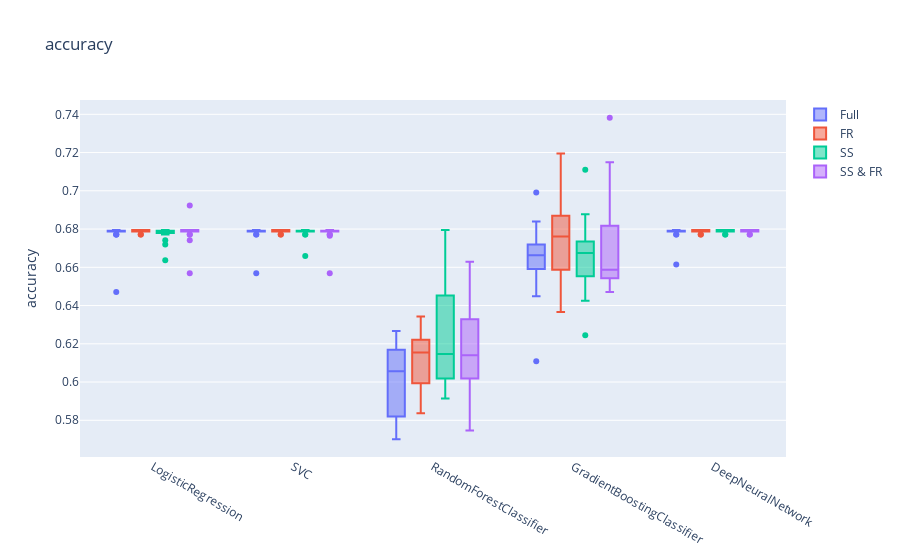
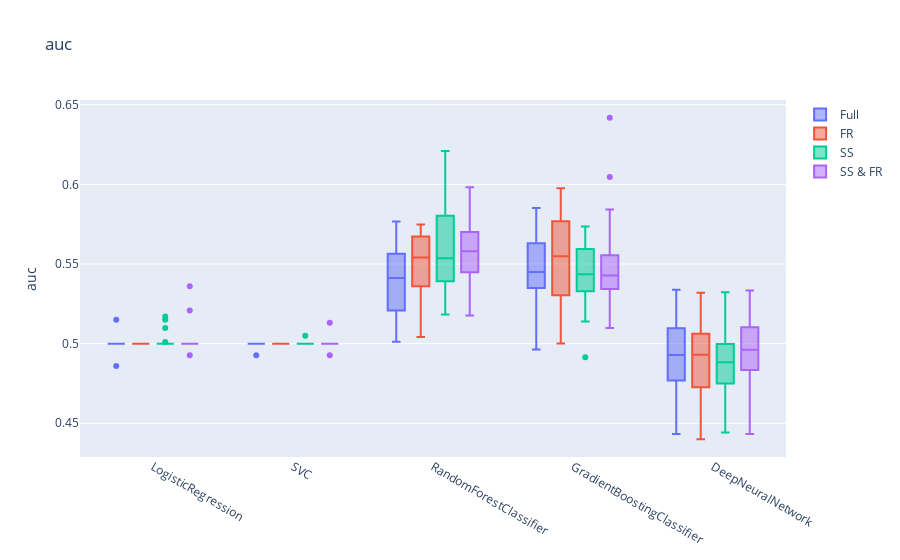
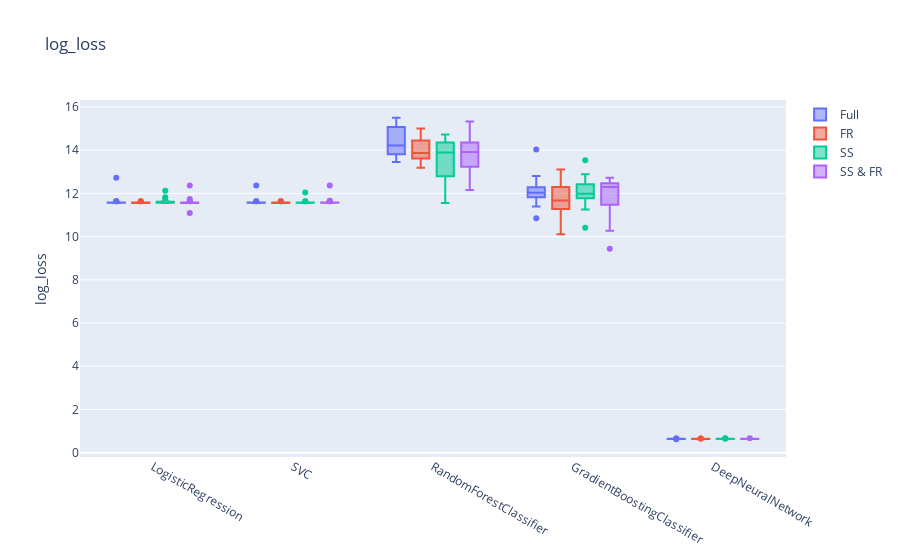

Here is the notebook cell these charts were saved with, in order:
### Code cell
make_plots('accuracy')
make_plots('auc')
make_plots('log_loss')

### Figure 1 — Plotly figure (JSON) as saved in the notebook; plotly's stock layout.template omitted (floating-point values rounded to 4 significant figures)
{"data": [{"name": "Full", "type": "box", "x": ["LogisticRegression", "LogisticRegression", "LogisticRegression", "LogisticRegression", "LogisticRegression", "LogisticRegression", "LogisticRegression", "LogisticRegression", "LogisticRegression", "LogisticRegression", "LogisticRegression", "LogisticRegression", "LogisticRegression", "LogisticRegression", "LogisticRegression", "LogisticRegression", "LogisticRegression", "LogisticRegression", "LogisticRegression", "LogisticRegression", "SVC", "SVC", "SVC", "SVC", "SVC", "SVC", "SVC", "SVC", "SVC", "SVC", "SVC", "SVC", "SVC", "SVC", "SVC", "SVC", "SVC", "SVC", "SVC", "SVC", "RandomForestClassifier", "RandomForestClassifier", "RandomForestClassifier", "RandomForestClassifier", "RandomForestClassifier", "RandomForestClassifier", "RandomForestClassifier", "RandomForestClassifier", "RandomForestClassifier", "RandomForestClassifier", "RandomForestClassifier", "RandomForestClassifier", "RandomForestClassifier", "RandomForestClassifier", "RandomForestClassifier", "RandomForestClassifier", "RandomForestClassifier", "RandomForestClassifier", "RandomForestClassifier", "RandomForestClassifier", "GradientBoostingClassifier", "GradientBoostingClassifier", "GradientBoostingClassifier", "GradientBoostingClassifier", "GradientBoostingClassifier", "GradientBoostingClassifier", "GradientBoostingClassifier", "GradientBoostingClassifier", "GradientBoostingClassifier", "GradientBoostingClassifier", "GradientBoostingClassifier", "GradientBoostingClassifier", "GradientBoostingClassifier", "GradientBoostingClassifier", "GradientBoostingClassifier", "GradientBoostingClassifier", "GradientBoostingClassifier", "GradientBoostingClassifier", "GradientBoostingClassifier", "GradientBoostingClassifier", "DeepNeuralNetwork", "DeepNeuralNetwork", "DeepNeuralNetwork", "DeepNeuralNetwork", "DeepNeuralNetwork", "DeepNeuralNetwork", "DeepNeuralNetwork", "DeepNeuralNetwork", "DeepNeuralNetwork", "DeepNeuralNetwork", "DeepNeuralNetwork", "DeepNeuralNetwork", "DeepNeuralNetwork", "DeepNeuralNetwork", "DeepNeuralNetwork", "DeepNeuralNetwork", "DeepNeuralNetwork", "DeepNeuralNetwork", "DeepNeuralNetwork", "DeepNeuralNetwork"], "y": [0.6772, 0.6795, 0.6795, 0.6795, 0.6787, 0.6787, 0.6787, 0.6787, 0.6787, 0.6787, 0.6772, 0.6795, 0.6772, 0.6795, 0.6787, 0.6787, 0.6787, 0.6471, 0.6787, 0.6787, 0.6772, 0.6795, 0.6795, 0.6795, 0.6787, 0.6787, 0.6787, 0.6787, 0.6787, 0.6787, 0.6772, 0.6795, 0.6795, 0.6569, 0.6787, 0.6787, 0.6787, 0.6787, 0.6787, 0.6787, 0.5847, 0.6072, 0.6253, 0.614, 0.6109, 0.6154, 0.5792, 0.6267, 0.5995, 0.6041, 0.6208, 0.6185, 0.5711, 0.6117, 0.5724, 0.5905, 0.5995, 0.5792, 0.5701, 0.6267, 0.6591, 0.6591, 0.6591, 0.684, 0.6109, 0.6448, 0.6652, 0.6606, 0.6697, 0.6719, 0.6749, 0.6704, 0.6456, 0.684, 0.6719, 0.6561, 0.6674, 0.6719, 0.6991, 0.6629, 0.6772, 0.6614, 0.6795, 0.6795, 0.6787, 0.6787, 0.6787, 0.6787, 0.6787, 0.6787, 0.6772, 0.6795, 0.6795, 0.6795, 0.6787, 0.6787, 0.6787, 0.6787, 0.6787, 0.6787]}, {"name": "FR", "type": "box", "x": ["LogisticRegression", "LogisticRegression", "LogisticRegression", "LogisticRegression", "LogisticRegression", "LogisticRegression", "LogisticRegression", "LogisticRegression", "LogisticRegression", "LogisticRegression", "LogisticRegression", "LogisticRegression", "LogisticRegression", "LogisticRegression", "LogisticRegression", "LogisticRegression", "LogisticRegression", "LogisticRegression", "LogisticRegression", "LogisticRegression", "SVC", "SVC", "SVC", "SVC", "SVC", "SVC", "SVC", "SVC", "SVC", "SVC", "SVC", "SVC", "SVC", "SVC", "SVC", "SVC", "SVC", "SVC", "SVC", "SVC", "RandomForestClassifier", "RandomForestClassifier", "RandomForestClassifier", "RandomForestClassifier", "RandomForestClassifier", "RandomForestClassifier", "RandomForestClassifier", "RandomForestClassifier", "RandomForestClassifier", "RandomForestClassifier", "RandomForestClassifier", "RandomForestClassifier", "RandomForestClassifier", "RandomForestClassifier", "RandomForestClassifier", "RandomForestClassifier", "RandomForestClassifier", "RandomForestClassifier", "RandomForestClassifier", "RandomForestClassifier", "GradientBoostingClassifier", "GradientBoostingClassifier", "GradientBoostingClassifier", "GradientBoostingClassifier", "GradientBoostingClassifier", "GradientBoostingClassifier", "GradientBoostingClassifier", "GradientBoostingClassifier", "GradientBoostingClassifier", "GradientBoostingClassifier", "GradientBoostingClassifier", "GradientBoostingClassifier", "GradientBoostingClassifier", "GradientBoostingClassifier", "GradientBoostingClassifier", "GradientBoostingClassifier", "GradientBoostingClassifier", "GradientBoostingClassifier", "GradientBoostingClassifier", "GradientBoostingClassifier", "DeepNeuralNetwork", "DeepNeuralNetwork", "DeepNeuralNetwork", "DeepNeuralNetwork", "DeepNeuralNetwork", "DeepNeuralNetwork", "DeepNeuralNetwork", "DeepNeuralNetwork", "DeepNeuralNetwork", "DeepNeuralNetwork", "DeepNeuralNetwork", "DeepNeuralNetwork", "DeepNeuralNetwork", "DeepNeuralNetwork", "DeepNeuralNetwork", "DeepNeuralNetwork", "DeepNeuralNetwork", "DeepNeuralNetwork", "DeepNeuralNetwork", "DeepNeuralNetwork"], "y": [0.6772, 0.6795, 0.6795, 0.6795, 0.6787, 0.6787, 0.6787, 0.6787, 0.6787, 0.6787, 0.6772, 0.6795, 0.6795, 0.6795, 0.6787, 0.6787, 0.6787, 0.6787, 0.6787, 0.6787, 0.6772, 0.6795, 0.6795, 0.6795, 0.6787, 0.6787, 0.6787, 0.6787, 0.6787, 0.6787, 0.6772, 0.6795, 0.6795, 0.6795, 0.6787, 0.6787, 0.6787, 0.6787, 0.6787, 0.6787, 0.6343, 0.6343, 0.614, 0.6027, 0.5905, 0.6335, 0.6267, 0.6222, 0.5837, 0.6222, 0.5959, 0.6208, 0.6185, 0.6185, 0.586, 0.6154, 0.6109, 0.5882, 0.6131, 0.6154, 0.6772, 0.6907, 0.6749, 0.7065, 0.6403, 0.7195, 0.6833, 0.6538, 0.6742, 0.6584, 0.6953, 0.6772, 0.6366, 0.6591, 0.6833, 0.6833, 0.6923, 0.6719, 0.6674, 0.6584, 0.6772, 0.6795, 0.6795, 0.6795, 0.6787, 0.6787, 0.6787, 0.6787, 0.6787, 0.6787, 0.6772, 0.6795, 0.6795, 0.6795, 0.6787, 0.6787, 0.6787, 0.6787, 0.6787, 0.6787]}, {"name": "SS", "type": "box", "x": ["LogisticRegression", "LogisticRegression", "LogisticRegression", "LogisticRegression", "LogisticRegression", "LogisticRegression", "LogisticRegression", "LogisticRegression", "LogisticRegression", "LogisticRegression", "LogisticRegression", "LogisticRegression", "LogisticRegression", "LogisticRegression", "LogisticRegression", "LogisticRegression", "LogisticRegression", "LogisticRegression", "LogisticRegression", "LogisticRegression", "SVC", "SVC", "SVC", "SVC", "SVC", "SVC", "SVC", "SVC", "SVC", "SVC", "SVC", "SVC", "SVC", "SVC", "SVC", "SVC", "SVC", "SVC", "SVC", "SVC", "RandomForestClassifier", "RandomForestClassifier", "RandomForestClassifier", "RandomForestClassifier", "RandomForestClassifier", "RandomForestClassifier", "RandomForestClassifier", "RandomForestClassifier", "RandomForestClassifier", "RandomForestClassifier", "RandomForestClassifier", "RandomForestClassifier", "RandomForestClassifier", "RandomForestClassifier", "RandomForestClassifier", "RandomForestClassifier", "RandomForestClassifier", "RandomForestClassifier", "RandomForestClassifier", "RandomForestClassifier", "GradientBoostingClassifier", "GradientBoostingClassifier", "GradientBoostingClassifier", "GradientBoostingClassifier", "GradientBoostingClassifier", "GradientBoostingClassifier", "GradientBoostingClassifier", "GradientBoostingClassifier", "GradientBoostingClassifier", "GradientBoostingClassifier", "GradientBoostingClassifier", "GradientBoostingClassifier", "GradientBoostingClassifier", "GradientBoostingClassifier", "GradientBoostingClassifier", "GradientBoostingClassifier", "GradientBoostingClassifier", "GradientBoostingClassifier", "GradientBoostingClassifier", "GradientBoostingClassifier", "DeepNeuralNetwork", "DeepNeuralNetwork", "DeepNeuralNetwork", "DeepNeuralNetwork", "DeepNeuralNetwork", "DeepNeuralNetwork", "DeepNeuralNetwork", "DeepNeuralNetwork", "DeepNeuralNetwork", "DeepNeuralNetwork", "DeepNeuralNetwork", "DeepNeuralNetwork", "DeepNeuralNetwork", "DeepNeuralNetwork", "DeepNeuralNetwork", "DeepNeuralNetwork", "DeepNeuralNetwork", "DeepNeuralNetwork", "DeepNeuralNetwork", "DeepNeuralNetwork"], "y": [0.6637, 0.6795, 0.6795, 0.6795, 0.6787, 0.6787, 0.6787, 0.6787, 0.6742, 0.6787, 0.6772, 0.6795, 0.6772, 0.6795, 0.6787, 0.6719, 0.6787, 0.6787, 0.6787, 0.6787, 0.6772, 0.6795, 0.6795, 0.6659, 0.6787, 0.6787, 0.6787, 0.6787, 0.6787, 0.6787, 0.6772, 0.6795, 0.6795, 0.6795, 0.6787, 0.6787, 0.6787, 0.6787, 0.6787, 0.6787, 0.6343, 0.6388, 0.6321, 0.6795, 0.5973, 0.6199, 0.6018, 0.5995, 0.5928, 0.6063, 0.605, 0.6095, 0.5914, 0.6524, 0.6742, 0.6199, 0.6606, 0.6018, 0.6018, 0.6516, 0.6795, 0.6659, 0.6524, 0.7111, 0.6765, 0.6448, 0.6244, 0.6584, 0.6471, 0.6674, 0.6682, 0.6659, 0.6704, 0.6682, 0.6674, 0.6878, 0.6674, 0.6425, 0.6674, 0.6787, 0.6772, 0.6795, 0.6795, 0.6795, 0.6787, 0.6787, 0.6787, 0.6787, 0.6787, 0.6787, 0.6772, 0.6795, 0.6795, 0.6795, 0.6787, 0.6787, 0.6787, 0.6787, 0.6787, 0.6787]}, {"name": "SS & FR", "type": "box", "x": ["LogisticRegression", "LogisticRegression", "LogisticRegression", "LogisticRegression", "LogisticRegression", "LogisticRegression", "LogisticRegression", "LogisticRegression", "LogisticRegression", "LogisticRegression", "LogisticRegression", "LogisticRegression", "LogisticRegression", "LogisticRegression", "LogisticRegression", "LogisticRegression", "LogisticRegression", "LogisticRegression", "LogisticRegression", "LogisticRegression", "SVC", "SVC", "SVC", "SVC", "SVC", "SVC", "SVC", "SVC", "SVC", "SVC", "SVC", "SVC", "SVC", "SVC", "SVC", "SVC", "SVC", "SVC", "SVC", "SVC", "RandomForestClassifier", "RandomForestClassifier", "RandomForestClassifier", "RandomForestClassifier", "RandomForestClassifier", "RandomForestClassifier", "RandomForestClassifier", "RandomForestClassifier", "RandomForestClassifier", "RandomForestClassifier", "RandomForestClassifier", "RandomForestClassifier", "RandomForestClassifier", "RandomForestClassifier", "RandomForestClassifier", "RandomForestClassifier", "RandomForestClassifier", "RandomForestClassifier", "RandomForestClassifier", "RandomForestClassifier", "GradientBoostingClassifier", "GradientBoostingClassifier", "GradientBoostingClassifier", "GradientBoostingClassifier", "GradientBoostingClassifier", "GradientBoostingClassifier", "GradientBoostingClassifier", "GradientBoostingClassifier", "GradientBoostingClassifier", "GradientBoostingClassifier", "GradientBoostingClassifier", "GradientBoostingClassifier", "GradientBoostingClassifier", "GradientBoostingClassifier", "GradientBoostingClassifier", "GradientBoostingClassifier", "GradientBoostingClassifier", "GradientBoostingClassifier", "GradientBoostingClassifier", "GradientBoostingClassifier", "DeepNeuralNetwork", "DeepNeuralNetwork", "DeepNeuralNetwork", "DeepNeuralNetwork", "DeepNeuralNetwork", "DeepNeuralNetwork", "DeepNeuralNetwork", "DeepNeuralNetwork", "DeepNeuralNetwork", "DeepNeuralNetwork", "DeepNeuralNetwork", "DeepNeuralNetwork", "DeepNeuralNetwork", "DeepNeuralNetwork", "DeepNeuralNetwork", "DeepNeuralNetwork", "DeepNeuralNetwork", "DeepNeuralNetwork", "DeepNeuralNetwork", "DeepNeuralNetwork"], "y": [0.6772, 0.6795, 0.6795, 0.6795, 0.6787, 0.6742, 0.6787, 0.6787, 0.6787, 0.6787, 0.6772, 0.6795, 0.6795, 0.6569, 0.6923, 0.6787, 0.6787, 0.6787, 0.6787, 0.6787, 0.6772, 0.6795, 0.6795, 0.6795, 0.6787, 0.6787, 0.6787, 0.6787, 0.6787, 0.6787, 0.6772, 0.6795, 0.6795, 0.6569, 0.6787, 0.6787, 0.6787, 0.6787, 0.6765, 0.6787, 0.6095, 0.6411, 0.614, 0.6185, 0.586, 0.6629, 0.5995, 0.6063, 0.5747, 0.6538, 0.6275, 0.6411, 0.614, 0.6321, 0.6041, 0.6335, 0.5769, 0.5995, 0.6154, 0.6086, 0.6817, 0.7381, 0.6817, 0.6591, 0.6471, 0.6538, 0.6493, 0.6674, 0.6584, 0.6652, 0.6524, 0.6953, 0.6546, 0.6546, 0.6561, 0.6719, 0.6584, 0.6471, 0.6878, 0.7149, 0.6772, 0.6795, 0.6795, 0.6795, 0.6787, 0.6787, 0.6787, 0.6787, 0.6787, 0.6787, 0.6772, 0.6795, 0.6795, 0.6795, 0.6787, 0.6787, 0.6787, 0.6787, 0.6787, 0.6787]}], "layout": {"boxmode": "group", "title": {"text": "accuracy"}, "yaxis": {"title": {"text": "accuracy"}}}}

### Figure 2 — Plotly figure (JSON) as saved in the notebook; plotly's stock layout.template omitted (floating-point values rounded to 4 significant figures)
{"data": [{"name": "Full", "type": "box", "x": ["LogisticRegression", "LogisticRegression", "LogisticRegression", "LogisticRegression", "LogisticRegression", "LogisticRegression", "LogisticRegression", "LogisticRegression", "LogisticRegression", "LogisticRegression", "LogisticRegression", "LogisticRegression", "LogisticRegression", "LogisticRegression", "LogisticRegression", "LogisticRegression", "LogisticRegression", "LogisticRegression", "LogisticRegression", "LogisticRegression", "SVC", "SVC", "SVC", "SVC", "SVC", "SVC", "SVC", "SVC", "SVC", "SVC", "SVC", "SVC", "SVC", "SVC", "SVC", "SVC", "SVC", "SVC", "SVC", "SVC", "RandomForestClassifier", "RandomForestClassifier", "RandomForestClassifier", "RandomForestClassifier", "RandomForestClassifier", "RandomForestClassifier", "RandomForestClassifier", "RandomForestClassifier", "RandomForestClassifier", "RandomForestClassifier", "RandomForestClassifier", "RandomForestClassifier", "RandomForestClassifier", "RandomForestClassifier", "RandomForestClassifier", "RandomForestClassifier", "RandomForestClassifier", "RandomForestClassifier", "RandomForestClassifier", "RandomForestClassifier", "GradientBoostingClassifier", "GradientBoostingClassifier", "GradientBoostingClassifier", "GradientBoostingClassifier", "GradientBoostingClassifier", "GradientBoostingClassifier", "GradientBoostingClassifier", "GradientBoostingClassifier", "GradientBoostingClassifier", "GradientBoostingClassifier", "GradientBoostingClassifier", "GradientBoostingClassifier", "GradientBoostingClassifier", "GradientBoostingClassifier", "GradientBoostingClassifier", "GradientBoostingClassifier", "GradientBoostingClassifier", "GradientBoostingClassifier", "GradientBoostingClassifier", "GradientBoostingClassifier", "DeepNeuralNetwork", "DeepNeuralNetwork", "DeepNeuralNetwork", "DeepNeuralNetwork", "DeepNeuralNetwork", "DeepNeuralNetwork", "DeepNeuralNetwork", "DeepNeuralNetwork", "DeepNeuralNetwork", "DeepNeuralNetwork", "DeepNeuralNetwork", "DeepNeuralNetwork", "DeepNeuralNetwork", "DeepNeuralNetwork", "DeepNeuralNetwork", "DeepNeuralNetwork", "DeepNeuralNetwork", "DeepNeuralNetwork", "DeepNeuralNetwork", "DeepNeuralNetwork"], "y": [0.5, 0.5, 0.5, 0.5, 0.5, 0.5, 0.5, 0.5, 0.5, 0.5, 0.5, 0.5, 0.5151, 0.5, 0.5, 0.5, 0.5, 0.4859, 0.5, 0.5, 0.5, 0.5, 0.5, 0.5, 0.5, 0.5, 0.5, 0.5, 0.5, 0.5, 0.5, 0.5, 0.5, 0.4927, 0.5, 0.5, 0.5, 0.5, 0.5, 0.5, 0.5012, 0.5398, 0.5531, 0.5671, 0.5576, 0.5553, 0.5305, 0.5766, 0.5344, 0.5359, 0.5626, 0.5426, 0.5095, 0.5487, 0.5051, 0.511, 0.54, 0.5454, 0.5053, 0.5618, 0.5397, 0.5315, 0.5353, 0.5852, 0.4964, 0.5306, 0.5642, 0.546, 0.5471, 0.5543, 0.5422, 0.5417, 0.5346, 0.5759, 0.5747, 0.5149, 0.5547, 0.5618, 0.5725, 0.544, 0.4981, 0.5129, 0.4781, 0.448, 0.4705, 0.4757, 0.502, 0.5151, 0.4866, 0.5339, 0.4433, 0.5257, 0.4933, 0.4876, 0.4447, 0.5066, 0.4924, 0.5133, 0.4952, 0.4838]}, {"name": "FR", "type": "box", "x": ["LogisticRegression", "LogisticRegression", "LogisticRegression", "LogisticRegression", "LogisticRegression", "LogisticRegression", "LogisticRegression", "LogisticRegression", "LogisticRegression", "LogisticRegression", "LogisticRegression", "LogisticRegression", "LogisticRegression", "LogisticRegression", "LogisticRegression", "LogisticRegression", "LogisticRegression", "LogisticRegression", "LogisticRegression", "LogisticRegression", "SVC", "SVC", "SVC", "SVC", "SVC", "SVC", "SVC", "SVC", "SVC", "SVC", "SVC", "SVC", "SVC", "SVC", "SVC", "SVC", "SVC", "SVC", "SVC", "SVC", "RandomForestClassifier", "RandomForestClassifier", "RandomForestClassifier", "RandomForestClassifier", "RandomForestClassifier", "RandomForestClassifier", "RandomForestClassifier", "RandomForestClassifier", "RandomForestClassifier", "RandomForestClassifier", "RandomForestClassifier", "RandomForestClassifier", "RandomForestClassifier", "RandomForestClassifier", "RandomForestClassifier", "RandomForestClassifier", "RandomForestClassifier", "RandomForestClassifier", "RandomForestClassifier", "RandomForestClassifier", "GradientBoostingClassifier", "GradientBoostingClassifier", "GradientBoostingClassifier", "GradientBoostingClassifier", "GradientBoostingClassifier", "GradientBoostingClassifier", "GradientBoostingClassifier", "GradientBoostingClassifier", "GradientBoostingClassifier", "GradientBoostingClassifier", "GradientBoostingClassifier", "GradientBoostingClassifier", "GradientBoostingClassifier", "GradientBoostingClassifier", "GradientBoostingClassifier", "GradientBoostingClassifier", "GradientBoostingClassifier", "GradientBoostingClassifier", "GradientBoostingClassifier", "GradientBoostingClassifier", "DeepNeuralNetwork", "DeepNeuralNetwork", "DeepNeuralNetwork", "DeepNeuralNetwork", "DeepNeuralNetwork", "DeepNeuralNetwork", "DeepNeuralNetwork", "DeepNeuralNetwork", "DeepNeuralNetwork", "DeepNeuralNetwork", "DeepNeuralNetwork", "DeepNeuralNetwork", "DeepNeuralNetwork", "DeepNeuralNetwork", "DeepNeuralNetwork", "DeepNeuralNetwork", "DeepNeuralNetwork", "DeepNeuralNetwork", "DeepNeuralNetwork", "DeepNeuralNetwork"], "y": [0.5, 0.5, 0.5, 0.5, 0.5, 0.5, 0.5, 0.5, 0.5, 0.5, 0.5, 0.5, 0.5, 0.5, 0.5, 0.5, 0.5, 0.5, 0.5, 0.5, 0.5, 0.5, 0.5, 0.5, 0.5, 0.5, 0.5, 0.5, 0.5, 0.5, 0.5, 0.5, 0.5, 0.5, 0.5, 0.5, 0.5, 0.5, 0.5, 0.5, 0.5745, 0.5691, 0.5467, 0.5551, 0.5277, 0.5687, 0.5748, 0.5677, 0.5042, 0.5548, 0.5461, 0.561, 0.5463, 0.5667, 0.5262, 0.5331, 0.539, 0.5279, 0.5629, 0.5535, 0.5531, 0.5976, 0.5283, 0.5906, 0.5217, 0.5875, 0.5831, 0.5373, 0.5486, 0.5295, 0.581, 0.5727, 0.5001, 0.5185, 0.5719, 0.5719, 0.5508, 0.5636, 0.5566, 0.5314, 0.4937, 0.5017, 0.4777, 0.465, 0.4675, 0.5031, 0.4509, 0.5242, 0.4835, 0.5319, 0.4417, 0.497, 0.4973, 0.4867, 0.44, 0.5093, 0.4925, 0.5126, 0.5243, 0.4827]}, {"name": "SS", "type": "box", "x": ["LogisticRegression", "LogisticRegression", "LogisticRegression", "LogisticRegression", "LogisticRegression", "LogisticRegression", "LogisticRegression", "LogisticRegression", "LogisticRegression", "LogisticRegression", "LogisticRegression", "LogisticRegression", "LogisticRegression", "LogisticRegression", "LogisticRegression", "LogisticRegression", "LogisticRegression", "LogisticRegression", "LogisticRegression", "LogisticRegression", "SVC", "SVC", "SVC", "SVC", "SVC", "SVC", "SVC", "SVC", "SVC", "SVC", "SVC", "SVC", "SVC", "SVC", "SVC", "SVC", "SVC", "SVC", "SVC", "SVC", "RandomForestClassifier", "RandomForestClassifier", "RandomForestClassifier", "RandomForestClassifier", "RandomForestClassifier", "RandomForestClassifier", "RandomForestClassifier", "RandomForestClassifier", "RandomForestClassifier", "RandomForestClassifier", "RandomForestClassifier", "RandomForestClassifier", "RandomForestClassifier", "RandomForestClassifier", "RandomForestClassifier", "RandomForestClassifier", "RandomForestClassifier", "RandomForestClassifier", "RandomForestClassifier", "RandomForestClassifier", "GradientBoostingClassifier", "GradientBoostingClassifier", "GradientBoostingClassifier", "GradientBoostingClassifier", "GradientBoostingClassifier", "GradientBoostingClassifier", "GradientBoostingClassifier", "GradientBoostingClassifier", "GradientBoostingClassifier", "GradientBoostingClassifier", "GradientBoostingClassifier", "GradientBoostingClassifier", "GradientBoostingClassifier", "GradientBoostingClassifier", "GradientBoostingClassifier", "GradientBoostingClassifier", "GradientBoostingClassifier", "GradientBoostingClassifier", "GradientBoostingClassifier", "GradientBoostingClassifier", "DeepNeuralNetwork", "DeepNeuralNetwork", "DeepNeuralNetwork", "DeepNeuralNetwork", "DeepNeuralNetwork", "DeepNeuralNetwork", "DeepNeuralNetwork", "DeepNeuralNetwork", "DeepNeuralNetwork", "DeepNeuralNetwork", "DeepNeuralNetwork", "DeepNeuralNetwork", "DeepNeuralNetwork", "DeepNeuralNetwork", "DeepNeuralNetwork", "DeepNeuralNetwork", "DeepNeuralNetwork", "DeepNeuralNetwork", "DeepNeuralNetwork", "DeepNeuralNetwork"], "y": [0.501, 0.5, 0.5, 0.5, 0.5, 0.5, 0.5, 0.5, 0.5171, 0.5, 0.5, 0.5, 0.5151, 0.5, 0.5, 0.5098, 0.5, 0.5, 0.5, 0.5, 0.5, 0.5, 0.5, 0.5049, 0.5, 0.5, 0.5, 0.5, 0.5, 0.5, 0.5, 0.5, 0.5, 0.5, 0.5, 0.5, 0.5, 0.5, 0.5, 0.5, 0.5562, 0.5668, 0.5749, 0.6209, 0.5383, 0.555, 0.5435, 0.5418, 0.5183, 0.5524, 0.54, 0.5564, 0.5319, 0.6065, 0.6061, 0.5253, 0.5998, 0.5435, 0.5231, 0.5857, 0.5511, 0.5365, 0.5396, 0.5735, 0.5632, 0.5139, 0.4915, 0.5332, 0.5286, 0.5436, 0.5482, 0.57, 0.551, 0.5735, 0.5399, 0.566, 0.5306, 0.5327, 0.5436, 0.5556, 0.4961, 0.5067, 0.4855, 0.4542, 0.4709, 0.479, 0.4512, 0.5298, 0.4871, 0.5322, 0.4442, 0.4904, 0.5009, 0.4912, 0.4514, 0.5155, 0.4895, 0.4856, 0.4988, 0.4809]}, {"name": "SS & FR", "type": "box", "x": ["LogisticRegression", "LogisticRegression", "LogisticRegression", "LogisticRegression", "LogisticRegression", "LogisticRegression", "LogisticRegression", "LogisticRegression", "LogisticRegression", "LogisticRegression", "LogisticRegression", "LogisticRegression", "LogisticRegression", "LogisticRegression", "LogisticRegression", "LogisticRegression", "LogisticRegression", "LogisticRegression", "LogisticRegression", "LogisticRegression", "SVC", "SVC", "SVC", "SVC", "SVC", "SVC", "SVC", "SVC", "SVC", "SVC", "SVC", "SVC", "SVC", "SVC", "SVC", "SVC", "SVC", "SVC", "SVC", "SVC", "RandomForestClassifier", "RandomForestClassifier", "RandomForestClassifier", "RandomForestClassifier", "RandomForestClassifier", "RandomForestClassifier", "RandomForestClassifier", "RandomForestClassifier", "RandomForestClassifier", "RandomForestClassifier", "RandomForestClassifier", "RandomForestClassifier", "RandomForestClassifier", "RandomForestClassifier", "RandomForestClassifier", "RandomForestClassifier", "RandomForestClassifier", "RandomForestClassifier", "RandomForestClassifier", "RandomForestClassifier", "GradientBoostingClassifier", "GradientBoostingClassifier", "GradientBoostingClassifier", "GradientBoostingClassifier", "GradientBoostingClassifier", "GradientBoostingClassifier", "GradientBoostingClassifier", "GradientBoostingClassifier", "GradientBoostingClassifier", "GradientBoostingClassifier", "GradientBoostingClassifier", "GradientBoostingClassifier", "GradientBoostingClassifier", "GradientBoostingClassifier", "GradientBoostingClassifier", "GradientBoostingClassifier", "GradientBoostingClassifier", "GradientBoostingClassifier", "GradientBoostingClassifier", "GradientBoostingClassifier", "DeepNeuralNetwork", "DeepNeuralNetwork", "DeepNeuralNetwork", "DeepNeuralNetwork", "DeepNeuralNetwork", "DeepNeuralNetwork", "DeepNeuralNetwork", "DeepNeuralNetwork", "DeepNeuralNetwork", "DeepNeuralNetwork", "DeepNeuralNetwork", "DeepNeuralNetwork", "DeepNeuralNetwork", "DeepNeuralNetwork", "DeepNeuralNetwork", "DeepNeuralNetwork", "DeepNeuralNetwork", "DeepNeuralNetwork", "DeepNeuralNetwork", "DeepNeuralNetwork"], "y": [0.5, 0.5, 0.5, 0.5, 0.5, 0.5208, 0.5, 0.5, 0.5, 0.5, 0.5, 0.5, 0.5, 0.4927, 0.536, 0.5, 0.5, 0.5, 0.5, 0.5, 0.5, 0.5, 0.5, 0.5, 0.5, 0.5, 0.5, 0.5, 0.5, 0.5, 0.5, 0.5, 0.5, 0.4927, 0.5, 0.5, 0.5, 0.5, 0.5132, 0.5, 0.5506, 0.5982, 0.5523, 0.5556, 0.5429, 0.594, 0.5288, 0.5468, 0.5179, 0.5948, 0.5603, 0.5927, 0.5653, 0.5749, 0.5544, 0.5612, 0.5177, 0.5233, 0.5609, 0.5615, 0.5472, 0.6418, 0.5649, 0.5353, 0.5286, 0.5354, 0.5099, 0.5417, 0.5202, 0.5531, 0.553, 0.5842, 0.5412, 0.5412, 0.5334, 0.5581, 0.5499, 0.5212, 0.5438, 0.6046, 0.4959, 0.5064, 0.4826, 0.4604, 0.4964, 0.4478, 0.4492, 0.5141, 0.4843, 0.5334, 0.4433, 0.4995, 0.5196, 0.4843, 0.4992, 0.5313, 0.4956, 0.5162, 0.4982, 0.4936]}], "layout": {"boxmode": "group", "title": {"text": "auc"}, "yaxis": {"title": {"text": "auc"}}}}

### Figure 3 — Plotly figure (JSON) as saved in the notebook; plotly's stock layout.template omitted (floating-point values rounded to 4 significant figures)
{"data": [{"name": "Full", "type": "box", "x": ["LogisticRegression", "LogisticRegression", "LogisticRegression", "LogisticRegression", "LogisticRegression", "LogisticRegression", "LogisticRegression", "LogisticRegression", "LogisticRegression", "LogisticRegression", "LogisticRegression", "LogisticRegression", "LogisticRegression", "LogisticRegression", "LogisticRegression", "LogisticRegression", "LogisticRegression", "LogisticRegression", "LogisticRegression", "LogisticRegression", "SVC", "SVC", "SVC", "SVC", "SVC", "SVC", "SVC", "SVC", "SVC", "SVC", "SVC", "SVC", "SVC", "SVC", "SVC", "SVC", "SVC", "SVC", "SVC", "SVC", "RandomForestClassifier", "RandomForestClassifier", "RandomForestClassifier", "RandomForestClassifier", "RandomForestClassifier", "RandomForestClassifier", "RandomForestClassifier", "RandomForestClassifier", "RandomForestClassifier", "RandomForestClassifier", "RandomForestClassifier", "RandomForestClassifier", "RandomForestClassifier", "RandomForestClassifier", "RandomForestClassifier", "RandomForestClassifier", "RandomForestClassifier", "RandomForestClassifier", "RandomForestClassifier", "RandomForestClassifier", "GradientBoostingClassifier", "GradientBoostingClassifier", "GradientBoostingClassifier", "GradientBoostingClassifier", "GradientBoostingClassifier", "GradientBoostingClassifier", "GradientBoostingClassifier", "GradientBoostingClassifier", "GradientBoostingClassifier", "GradientBoostingClassifier", "GradientBoostingClassifier", "GradientBoostingClassifier", "GradientBoostingClassifier", "GradientBoostingClassifier", "GradientBoostingClassifier", "GradientBoostingClassifier", "GradientBoostingClassifier", "GradientBoostingClassifier", "GradientBoostingClassifier", "GradientBoostingClassifier", "DeepNeuralNetwork", "DeepNeuralNetwork", "DeepNeuralNetwork", "DeepNeuralNetwork", "DeepNeuralNetwork", "DeepNeuralNetwork", "DeepNeuralNetwork", "DeepNeuralNetwork", "DeepNeuralNetwork", "DeepNeuralNetwork", "DeepNeuralNetwork", "DeepNeuralNetwork", "DeepNeuralNetwork", "DeepNeuralNetwork", "DeepNeuralNetwork", "DeepNeuralNetwork", "DeepNeuralNetwork", "DeepNeuralNetwork", "DeepNeuralNetwork", "DeepNeuralNetwork"], "y": [11.63, 11.55, 11.55, 11.55, 11.58, 11.58, 11.58, 11.58, 11.58, 11.58, 11.63, 11.55, 11.63, 11.55, 11.58, 11.58, 11.58, 12.72, 11.58, 11.58, 11.63, 11.55, 11.55, 11.55, 11.58, 11.58, 11.58, 11.58, 11.58, 11.58, 11.63, 11.55, 11.55, 12.37, 11.58, 11.58, 11.58, 11.58, 11.58, 11.58, 14.97, 14.16, 13.51, 13.91, 14.03, 13.86, 15.17, 13.46, 14.43, 14.27, 13.67, 13.75, 15.46, 13.99, 15.41, 14.76, 14.43, 15.17, 15.49, 13.46, 12.29, 12.29, 12.29, 11.39, 14.03, 12.8, 12.07, 12.23, 11.91, 11.82, 11.72, 11.88, 12.77, 11.39, 11.82, 12.4, 11.99, 11.82, 10.85, 12.15, 0.6463, 0.6414, 0.6386, 0.6414, 0.639, 0.6431, 0.6345, 0.6386, 0.6572, 0.6297, 0.6491, 0.6448, 0.6384, 0.639, 0.654, 0.6335, 0.6435, 0.6334, 0.6438, 0.6403]}, {"name": "FR", "type": "box", "x": ["LogisticRegression", "LogisticRegression", "LogisticRegression", "LogisticRegression", "LogisticRegression", "LogisticRegression", "LogisticRegression", "LogisticRegression", "LogisticRegression", "LogisticRegression", "LogisticRegression", "LogisticRegression", "LogisticRegression", "LogisticRegression", "LogisticRegression", "LogisticRegression", "LogisticRegression", "LogisticRegression", "LogisticRegression", "LogisticRegression", "SVC", "SVC", "SVC", "SVC", "SVC", "SVC", "SVC", "SVC", "SVC", "SVC", "SVC", "SVC", "SVC", "SVC", "SVC", "SVC", "SVC", "SVC", "SVC", "SVC", "RandomForestClassifier", "RandomForestClassifier", "RandomForestClassifier", "RandomForestClassifier", "RandomForestClassifier", "RandomForestClassifier", "RandomForestClassifier", "RandomForestClassifier", "RandomForestClassifier", "RandomForestClassifier", "RandomForestClassifier", "RandomForestClassifier", "RandomForestClassifier", "RandomForestClassifier", "RandomForestClassifier", "RandomForestClassifier", "RandomForestClassifier", "RandomForestClassifier", "RandomForestClassifier", "RandomForestClassifier", "GradientBoostingClassifier", "GradientBoostingClassifier", "GradientBoostingClassifier", "GradientBoostingClassifier", "GradientBoostingClassifier", "GradientBoostingClassifier", "GradientBoostingClassifier", "GradientBoostingClassifier", "GradientBoostingClassifier", "GradientBoostingClassifier", "GradientBoostingClassifier", "GradientBoostingClassifier", "GradientBoostingClassifier", "GradientBoostingClassifier", "GradientBoostingClassifier", "GradientBoostingClassifier", "GradientBoostingClassifier", "GradientBoostingClassifier", "GradientBoostingClassifier", "GradientBoostingClassifier", "DeepNeuralNetwork", "DeepNeuralNetwork", "DeepNeuralNetwork", "DeepNeuralNetwork", "DeepNeuralNetwork", "DeepNeuralNetwork", "DeepNeuralNetwork", "DeepNeuralNetwork", "DeepNeuralNetwork", "DeepNeuralNetwork", "DeepNeuralNetwork", "DeepNeuralNetwork", "DeepNeuralNetwork", "DeepNeuralNetwork", "DeepNeuralNetwork", "DeepNeuralNetwork", "DeepNeuralNetwork", "DeepNeuralNetwork", "DeepNeuralNetwork", "DeepNeuralNetwork"], "y": [11.63, 11.55, 11.55, 11.55, 11.58, 11.58, 11.58, 11.58, 11.58, 11.58, 11.63, 11.55, 11.55, 11.55, 11.58, 11.58, 11.58, 11.58, 11.58, 11.58, 11.63, 11.55, 11.55, 11.55, 11.58, 11.58, 11.58, 11.58, 11.58, 11.58, 11.63, 11.55, 11.55, 11.55, 11.58, 11.58, 11.58, 11.58, 11.58, 11.58, 13.18, 13.18, 13.91, 14.32, 14.76, 13.21, 13.46, 13.62, 15.0, 13.62, 14.56, 13.67, 13.75, 13.75, 14.92, 13.86, 14.03, 14.84, 13.94, 13.86, 11.63, 11.15, 11.72, 10.58, 12.97, 10.11, 11.42, 12.48, 11.74, 12.31, 10.98, 11.63, 13.1, 12.29, 11.42, 11.42, 11.09, 11.82, 11.99, 12.31, 0.6368, 0.6338, 0.6441, 0.6409, 0.6438, 0.6442, 0.6448, 0.6396, 0.6423, 0.6289, 0.6605, 0.6369, 0.6369, 0.6415, 0.6552, 0.6341, 0.6374, 0.6385, 0.6316, 0.6409]}, {"name": "SS", "type": "box", "x": ["LogisticRegression", "LogisticRegression", "LogisticRegression", "LogisticRegression", "LogisticRegression", "LogisticRegression", "LogisticRegression", "LogisticRegression", "LogisticRegression", "LogisticRegression", "LogisticRegression", "LogisticRegression", "LogisticRegression", "LogisticRegression", "LogisticRegression", "LogisticRegression", "LogisticRegression", "LogisticRegression", "LogisticRegression", "LogisticRegression", "SVC", "SVC", "SVC", "SVC", "SVC", "SVC", "SVC", "SVC", "SVC", "SVC", "SVC", "SVC", "SVC", "SVC", "SVC", "SVC", "SVC", "SVC", "SVC", "SVC", "RandomForestClassifier", "RandomForestClassifier", "RandomForestClassifier", "RandomForestClassifier", "RandomForestClassifier", "RandomForestClassifier", "RandomForestClassifier", "RandomForestClassifier", "RandomForestClassifier", "RandomForestClassifier", "RandomForestClassifier", "RandomForestClassifier", "RandomForestClassifier", "RandomForestClassifier", "RandomForestClassifier", "RandomForestClassifier", "RandomForestClassifier", "RandomForestClassifier", "RandomForestClassifier", "RandomForestClassifier", "GradientBoostingClassifier", "GradientBoostingClassifier", "GradientBoostingClassifier", "GradientBoostingClassifier", "GradientBoostingClassifier", "GradientBoostingClassifier", "GradientBoostingClassifier", "GradientBoostingClassifier", "GradientBoostingClassifier", "GradientBoostingClassifier", "GradientBoostingClassifier", "GradientBoostingClassifier", "GradientBoostingClassifier", "GradientBoostingClassifier", "GradientBoostingClassifier", "GradientBoostingClassifier", "GradientBoostingClassifier", "GradientBoostingClassifier", "GradientBoostingClassifier", "GradientBoostingClassifier", "DeepNeuralNetwork", "DeepNeuralNetwork", "DeepNeuralNetwork", "DeepNeuralNetwork", "DeepNeuralNetwork", "DeepNeuralNetwork", "DeepNeuralNetwork", "DeepNeuralNetwork", "DeepNeuralNetwork", "DeepNeuralNetwork", "DeepNeuralNetwork", "DeepNeuralNetwork", "DeepNeuralNetwork", "DeepNeuralNetwork", "DeepNeuralNetwork", "DeepNeuralNetwork", "DeepNeuralNetwork", "DeepNeuralNetwork", "DeepNeuralNetwork", "DeepNeuralNetwork"], "y": [12.12, 11.55, 11.55, 11.55, 11.58, 11.58, 11.58, 11.58, 11.74, 11.58, 11.63, 11.55, 11.63, 11.55, 11.58, 11.82, 11.58, 11.58, 11.58, 11.58, 11.63, 11.55, 11.55, 12.04, 11.58, 11.58, 11.58, 11.58, 11.58, 11.58, 11.63, 11.55, 11.55, 11.55, 11.58, 11.58, 11.58, 11.58, 11.58, 11.58, 13.18, 13.02, 13.26, 11.55, 14.52, 13.7, 14.35, 14.43, 14.68, 14.19, 14.24, 14.08, 14.73, 12.53, 11.74, 13.7, 12.23, 14.35, 14.35, 12.56, 11.55, 12.04, 12.53, 10.41, 11.66, 12.8, 13.54, 12.31, 12.72, 11.99, 11.96, 12.04, 11.88, 11.96, 11.99, 11.25, 11.99, 12.88, 11.99, 11.58, 0.6485, 0.6422, 0.6398, 0.6424, 0.6396, 0.6408, 0.6433, 0.6362, 0.6359, 0.6322, 0.6536, 0.6414, 0.6345, 0.6401, 0.6554, 0.6349, 0.6386, 0.6385, 0.6552, 0.6377]}, {"name": "SS & FR", "type": "box", "x": ["LogisticRegression", "LogisticRegression", "LogisticRegression", "LogisticRegression", "LogisticRegression", "LogisticRegression", "LogisticRegression", "LogisticRegression", "LogisticRegression", "LogisticRegression", "LogisticRegression", "LogisticRegression", "LogisticRegression", "LogisticRegression", "LogisticRegression", "LogisticRegression", "LogisticRegression", "LogisticRegression", "LogisticRegression", "LogisticRegression", "SVC", "SVC", "SVC", "SVC", "SVC", "SVC", "SVC", "SVC", "SVC", "SVC", "SVC", "SVC", "SVC", "SVC", "SVC", "SVC", "SVC", "SVC", "SVC", "SVC", "RandomForestClassifier", "RandomForestClassifier", "RandomForestClassifier", "RandomForestClassifier", "RandomForestClassifier", "RandomForestClassifier", "RandomForestClassifier", "RandomForestClassifier", "RandomForestClassifier", "RandomForestClassifier", "RandomForestClassifier", "RandomForestClassifier", "RandomForestClassifier", "RandomForestClassifier", "RandomForestClassifier", "RandomForestClassifier", "RandomForestClassifier", "RandomForestClassifier", "RandomForestClassifier", "RandomForestClassifier", "GradientBoostingClassifier", "GradientBoostingClassifier", "GradientBoostingClassifier", "GradientBoostingClassifier", "GradientBoostingClassifier", "GradientBoostingClassifier", "GradientBoostingClassifier", "GradientBoostingClassifier", "GradientBoostingClassifier", "GradientBoostingClassifier", "GradientBoostingClassifier", "GradientBoostingClassifier", "GradientBoostingClassifier", "GradientBoostingClassifier", "GradientBoostingClassifier", "GradientBoostingClassifier", "GradientBoostingClassifier", "GradientBoostingClassifier", "GradientBoostingClassifier", "GradientBoostingClassifier", "DeepNeuralNetwork", "DeepNeuralNetwork", "DeepNeuralNetwork", "DeepNeuralNetwork", "DeepNeuralNetwork", "DeepNeuralNetwork", "DeepNeuralNetwork", "DeepNeuralNetwork", "DeepNeuralNetwork", "DeepNeuralNetwork", "DeepNeuralNetwork", "DeepNeuralNetwork", "DeepNeuralNetwork", "DeepNeuralNetwork", "DeepNeuralNetwork", "DeepNeuralNetwork", "DeepNeuralNetwork", "DeepNeuralNetwork", "DeepNeuralNetwork", "DeepNeuralNetwork"], "y": [11.63, 11.55, 11.55, 11.55, 11.58, 11.74, 11.58, 11.58, 11.58, 11.58, 11.63, 11.55, 11.55, 12.37, 11.09, 11.58, 11.58, 11.58, 11.58, 11.58, 11.63, 11.55, 11.55, 11.55, 11.58, 11.58, 11.58, 11.58, 11.58, 11.58, 11.63, 11.55, 11.55, 12.37, 11.58, 11.58, 11.58, 11.58, 11.66, 11.58, 14.08, 12.94, 13.91, 13.75, 14.92, 12.15, 14.43, 14.19, 15.33, 12.48, 13.42, 12.94, 13.91, 13.26, 14.27, 13.21, 15.25, 14.43, 13.86, 14.11, 11.47, 9.438, 11.47, 12.29, 12.72, 12.48, 12.64, 11.99, 12.31, 12.07, 12.53, 10.98, 12.45, 12.45, 12.4, 11.82, 12.31, 12.72, 11.25, 10.27, 0.6434, 0.6392, 0.6429, 0.6409, 0.6368, 0.6687, 0.6512, 0.64, 0.6422, 0.6325, 0.6518, 0.6436, 0.6321, 0.6367, 0.6357, 0.633, 0.638, 0.6309, 0.6407, 0.6367]}], "layout": {"boxmode": "group", "title": {"text": "log_loss"}, "yaxis": {"title": {"text": "log_loss"}}}}
